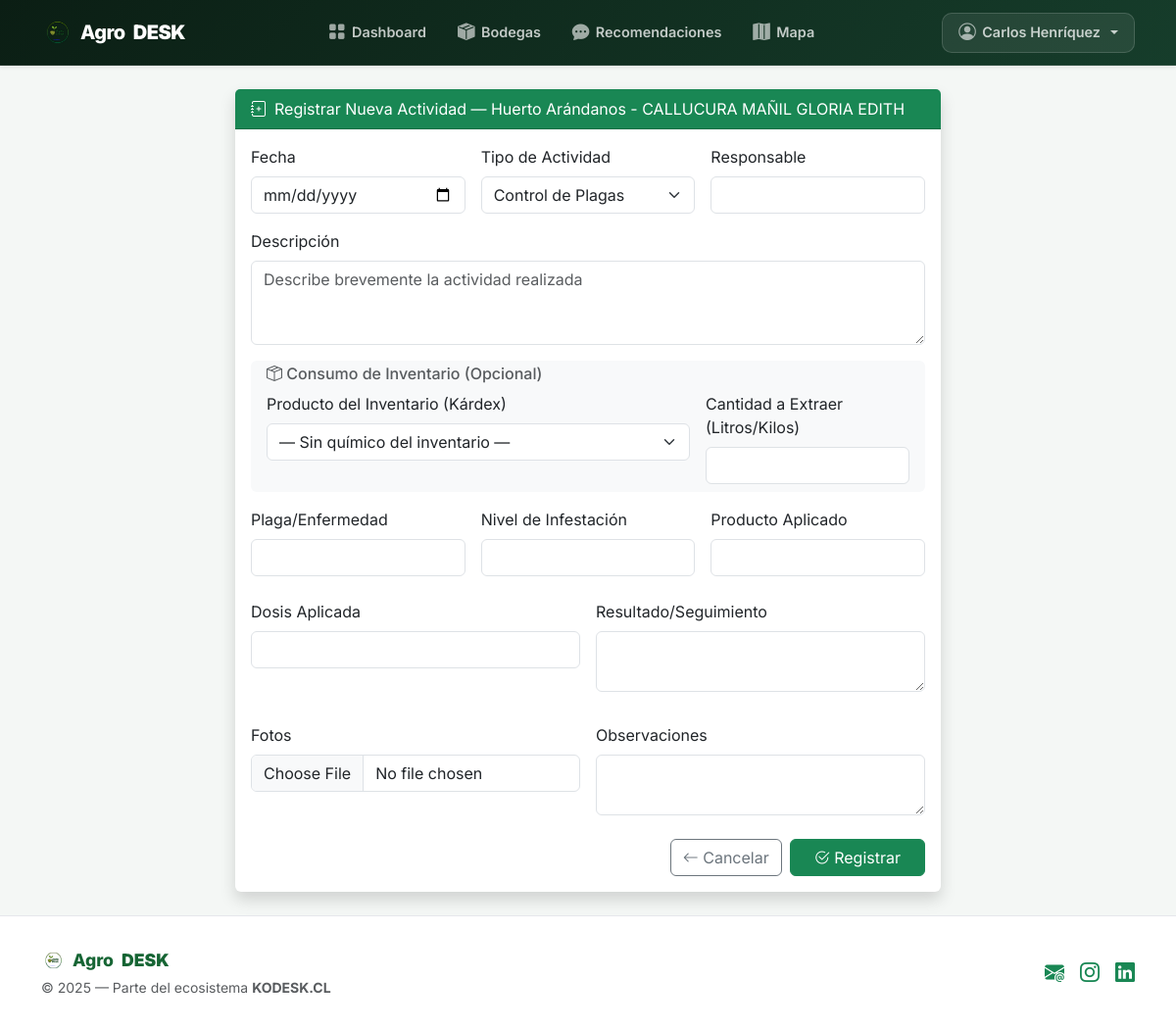
The app's page /admin/huerto/60/registrar_actividad (signed in) with its own data.
### app/models.py (models this page shows, shortened)
@declarative_mixin
class TenantMixin:
    @declared_attr
    def empresa_id(cls):
        return db.Column(db.Integer, db.ForeignKey("empresas.id"), nullable=False, index=True)

class User(db.Model, UserMixin, TenantMixin):
    __tablename__ = "users"
    id = db.Column(db.Integer, primary_key=True)
    name = db.Column(db.String(100), nullable=False)
    email = db.Column(db.String(150), nullable=False, index=True)
    telefono = db.Column(db.String(20))  # Nuevo campo de teléfono
    password = db.Column(db.String(200), nullable=False)
    role = db.Column(db.String(20), nullable=False, index=True)  # "admin" | "tecnico"
    created_by = db.Column(db.Integer, db.ForeignKey("users.id"))
    __table_args__ = (
        UniqueConstraint("empresa_id", "email", name="uq_user_email_empresa"),
    )
    creador = db.relationship("User", remote_side=[id], backref="tecnicos_creados")
    huertos_asignados = db.relationship("Huerto", back_populates="responsable", lazy=True)
    bodegas_asignadas = db.relationship(
        "Bodega",
        secondary=tecnico_bodega,
        back_populates="tecnicos_asignados",
        lazy="dynamic",
    )

class Huerto(db.Model, TenantMixin):
    __tablename__ = "huertos"
    id = db.Column(db.Integer, primary_key=True)
    nombre = db.Column(db.String(120), nullable=False)
    ubicacion = db.Column(db.String(200))
    superficie_ha = db.Column(db.Float)
    tipo_cultivo = db.Column(db.String(120))
    fecha_siembra = db.Column(db.Date)
    propietario = db.Column(db.String(120))
    rut = db.Column(db.String(20))
    codigo_productor = db.Column(db.String(50))
    localidad = db.Column(db.String(100))
    comuna = db.Column(db.String(100))
    provincia = db.Column(db.String(100))
    region = db.Column(db.String(100))
    distrito_agroclimatico = db.Column(db.String(100))
    telefono = db.Column(db.String(20))
    administrador = db.Column(db.String(120))
    encargado_huerto = db.Column(db.String(120))
    direccion = db.Column(db.String(250))
    empresas = db.Column(db.Text)  # Opcional - múltiples empresas separadas por coma
    exportadoras = db.Column(db.Text)  # Opcional - múltiples exportadoras separadas por coma
    responsable_id = db.Column(db.Integer, db.ForeignKey("users.id"))
    responsable = db.relationship("User", back_populates="huertos_asignados")
    center_lat = db.Column(Float)
    center_lng = db.Column(Float)
    bounds_geojson = db.Column(Text)
    bodegas = db.relationship("Bodega", back_populates="huerto", lazy=True)
    actividades_huerto = db.relationship(
        "ActividadHuerto", back_populates="huerto", cascade="all, delete-orphan", lazy=True
    )
    parcelas = db.relationship("Parcela", back_populates="huerto", cascade="all, delete-orphan", lazy=True)
    actividades_geo = db.relationship("ActividadCampo", back_populates="huerto", cascade="all, delete-orphan", lazy=True)

### app/routes/admin.py (the view, shortened to what this page needs)
@admin_bp.route("/huerto/<int:huerto_id>/registrar_actividad", methods=["GET", "POST"])
@login_required
@admin_required
def registrar_actividad_huerto(huerto_id):
    huerto = (
        Huerto.query.filter_by(id=huerto_id, empresa_id=current_user.empresa_id)
        .join(User, Huerto.responsable_id == User.id)
        .filter((Huerto.responsable_id.is_(None)) | (User.created_by == current_user.id))
        .first_or_404()
    )
    form = RegistrarActividadForm()
    quimicos_disponibles = Quimico.query.join(Bodega).filter(Bodega.empresa_id == current_user.empresa_id).all()
    form.quimico_id.choices = [(0, "— Sin químico del inventario —")] + [(q.id, f"{q.nombre} (Stock: {q.cantidad_litros})") for q in quimicos_disponibles]
    return render_template("admin/registrar_actividad.html", form=form, huerto=huerto)

### app/routes/admin.py (called while the page is built)
def admin_required(f):
    @wraps(f)
    def decorated(*args, **kwargs):
        if not current_user.is_authenticated or current_user.role != "admin":
            flash("Acceso solo permitido a administradores.", "danger")
            return redirect(url_for("auth.login"))
        return f(*args, **kwargs)
    return decorated

@admin_bp.app_context_processor
def inject_timeline_utils():
    def tipo_color(tipo):
        return {
            "fertilizacion": "bg-fertilizacion",
            "riego": "bg-riego",
            "poda": "bg-poda",
            "cosecha": "bg-cosecha",
            "control_plagas": "bg-control_plagas",
            "otra": "bg-otra",
        }.get(tipo, "bg-otra")
    def tipo_icono(tipo):
        return {
            "fertilizacion": "bi-droplet-half",
            "riego": "bi-water",
            "poda": "bi-scissors",
            "cosecha": "bi-basket",
            "control_plagas": "bi-bug",
            "otra": "bi-gear",
        }.get(tipo, "bi-gear")
    return dict(tipo_color=tipo_color, tipo_icono=tipo_icono)

### app/templates/admin/registrar_actividad.html (shortened to what this page needs)
{% extends "base.html" %}
{% block content %}
<div class="container py-4">
  <div class="row justify-content-center">
    <div class="col-lg-8">
      <div class="card shadow border-0">
        <div class="card-header bg-success text-white d-flex align-items-center">
          <i class="bi bi-journal-plus me-2"></i>
          <span>Registrar Nueva Actividad — {{ huerto.nombre }}</span>
        </div>
        <div class="card-body">
          <form method="POST" enctype="multipart/form-data" autocomplete="off">
            <div class="row g-3">
              <div class="col-md-4">
                {{ form.fecha.label(class="form-label") }}
                {{ form.fecha(class="form-control") }}
              </div>
              <div class="col-md-4">
                {{ form.tipo.label(class="form-label") }}
                {{ form.tipo(class="form-select", id="tipo-actividad") }}
              </div>
              <div class="col-md-4">
                {{ form.responsable.label(class="form-label") }}
                {{ form.responsable(class="form-control") }}
              </div>
            </div>
            <div class="mb-3 mt-3">
              {{ form.descripcion.label(class="form-label") }}
              {{ form.descripcion(class="form-control", rows="3", placeholder="Describe brevemente la actividad realizada") }}
            </div>
            <div class="card bg-light mb-3 border-0">
              <div class="card-body py-2">
                <h6 class="card-subtitle mb-2 text-muted"><i class="bi bi-box-seam"></i> Consumo de Inventario (Opcional)</h6>
                <div class="row g-3">
                  <div class="col-md-8">
                    {{ form.quimico_id.label(class="form-label") }}
                    {{ form.quimico_id(class="form-select") }}
                  </div>
                  <div class="col-md-4">
                    {{ form.cantidad_aplicada.label(class="form-label") }}
                    {{ form.cantidad_aplicada(class="form-control", type="number", step="0.01") }}
                  </div>
                </div>
              </div>
            </div>
            <div id="plagas-campos" style="display: none;">
              <div class="row g-3">
                <div class="col-md-4">
                  {{ form.plaga.label(class="form-label") }}
                  {{ form.plaga(class="form-control") }}
                </div>
                <div class="col-md-4">
                  {{ form.nivel_infestacion.label(class="form-label") }}
                  {{ form.nivel_infestacion(class="form-control") }}
                </div>
                <div class="col-md-4">
                  {{ form.producto.label(class="form-label") }}
                  {{ form.producto(class="form-control") }}
                </div>
              </div>
              <div class="row g-3 mt-2">
                <div class="col-md-6">
                  {{ form.dosis.label(class="form-label") }}
                  {{ form.dosis(class="form-control") }}
                </div>
                <div class="col-md-6">
                  {{ form.resultado.label(class="form-label") }}
                  {{ form.resultado(class="form-control") }}
                </div>
              </div>
            </div>
            <div class="row g-3 mt-3">
              <div class="col-md-6">
                {{ form.fotos.label(class="form-label") }}
                {{ form.fotos(class="form-control") }}
              </div>
              <div class="col-md-6">
                {{ form.observaciones.label(class="form-label") }}
                {{ form.observaciones(class="form-control") }}
              </div>
            </div>
            <div class="d-flex justify-content-end gap-2 mt-4">
              <a href="{{ url_for('tecnico.bitacora_huerto', huerto_id=huerto.id) }}" class="btn btn-outline-secondary">
                <i class="bi bi-arrow-left"></i> Cancelar
              </a>
              <button type="submit" class="btn btn-success px-4">
                <i class="bi bi-check2-circle"></i> Registrar
              </button>
            </div>
          </form>
        </div>
      </div>
    </div>
  </div>
</div>
{% endblock %}

### app/templates/base.html (shortened to what this page needs)
<!DOCTYPE html>
<html lang="es">
<head>
  <link href="https://cdn.jsdelivr.net/npm/bootstrap@5.3.0/dist/css/bootstrap.min.css" rel="stylesheet">
  <link href="https://cdn.jsdelivr.net/npm/bootstrap-icons@1.11.3/font/bootstrap-icons.css" rel="stylesheet">
  <link rel="stylesheet" href="https://cdn.datatables.net/1.13.4/css/dataTables.bootstrap5.min.css">
  <link rel="stylesheet" href="https://unpkg.com/leaflet@1.9.4/dist/leaflet.css"/>
  <link rel="stylesheet" href="https://unpkg.com/leaflet-draw@1.0.4/dist/leaflet.draw.css"/>
</head>
<body>
<nav class="navbar navbar-expand-lg navbar-agro sticky-top shadow-sm">
  <div class="container">
    <a class="navbar-brand" href="{{ url_for('main.index') }}">
      <img src="{{ url_for('static', filename='img/logoagrodesk.svg') }}" alt="AgroDesk Logo" style="width: 32px; height: 32px; object-fit: contain;">
      Agro<b>DESK</b>
    </a>
    <div class="collapse navbar-collapse" id="navbarNav">
      <ul class="navbar-nav mx-auto">
        {% if current_user.is_authenticated %}
          {% if current_user.role == 'admin' %}
            <li class="nav-item"><a class="nav-link" href="{{ url_for('admin.admin_dashboard') }}"><i class="bi bi-grid-fill"></i> Dashboard</a></li>
            <li class="nav-item"><a class="nav-link" href="{{ url_for('admin.listar_bodegas') }}"><i class="bi bi-box-seam-fill"></i> Bodegas</a></li>
            <li class="nav-item"><a class="nav-link" href="{{ url_for('admin.recomendar') }}"><i class="bi bi-chat-dots-fill"></i> Recomendaciones</a></li>
            <li class="nav-item"><a class="nav-link" href="{{ url_for('geo.mapa') }}"><i class="bi bi-map-fill"></i> Mapa</a></li>
          {% endif %}
        {% endif %}
      </ul>
      <ul class="navbar-nav align-items-center">
        {% if current_user.is_authenticated %}
          <li class="nav-item dropdown user-dropdown">
            <a class="nav-link dropdown-toggle" href="#" id="navbarUser" data-bs-toggle="dropdown">
              <i class="bi bi-person-circle"></i> {{ current_user.name }}
            </a>
          </li>
        {% else %}
          <li class="nav-item">
            <a class="nav-link" href="{{ url_for('auth.login') }}"><i class="bi bi-box-arrow-in-right"></i> Iniciar sesión</a>
          </li>
        {% endif %}
      </ul>
    </div>
  </div>
</nav>
<main class="flex-grow-1">
  <div class="container">
    {% block content %}{% endblock %}
  </div>
</main>
<footer class="mt-auto">
  <div class="container">
    <div class="d-flex flex-column flex-md-row justify-content-between align-items-center">
      <div class="mb-3 mb-md-0">
        <a href="{{ url_for('main.index') }}" class="footer-brand d-flex align-items-center gap-2">
          <img src="{{ url_for('static', filename='img/logoagrodesk.svg') }}" alt="Logo" style="width: 24px; height: 24px;">
          Agro<b>DESK</b>
        </a>
        <div class="small text-muted mt-1">
          &copy; {{ current_year or "2025" }} — Parte del ecosistema <strong>KODESK.CL</strong>
        </div>
      </div>
      <div class="d-flex gap-3">
        <a href="mailto:contacto@agrosmart.cl" class="text-success fs-5" title="Contáctanos">
          <i class="bi bi-envelope-at-fill"></i>
        </a>
        <a href="https://www.instagram.com/" target="_blank" class="text-success fs-5" title="Instagram">
          <i class="bi bi-instagram"></i>
        </a>
        <a href="https://www.linkedin.com/" target="_blank" class="text-success fs-5" title="LinkedIn">
          <i class="bi bi-linkedin"></i>
        </a>
      </div>
    </div>
  </div>
</footer>
</body>
</html>

### app/templates/base.html (style rules this page uses)
.card { transition: transform .15s ease-in-out; }
html, body { height: 100%; font-family: 'Inter', sans-serif; }
body { background: #f4f7f5; min-height: 100vh; display: flex; flex-direction: column; }
main { flex: 1 0 auto; }
.navbar-agro { background: linear-gradient(135deg, #0b1e14 0%, #163d2b 100%); border-bottom: 1px solid rgba(255,255,255,0.1); backdrop-filter: blur(10px); padding: 0.75rem 0; box-shadow: 0 4px 20px rgba(0,0,0,0.15); }
.navbar-brand { font-weight: 800; font-size: 1.25rem; letter-spacing: -0.5px; display: flex; align-items: center; gap: 0.5rem; color: #fff !important; }
.nav-link { color: rgba(255,255,255,0.75) !important; font-weight: 600; font-size: 0.9rem; padding: 0.5rem 1rem !important; border-radius: 8px; transition: all 0.2s ease; display: flex; align-items: center; gap: 0.4rem; }
.nav-link i { font-size: 1.1rem; opacity: 0.8; }
.user-dropdown .dropdown-toggle { background: rgba(255,255,255,0.08); border: 1px solid rgba(255,255,255,0.15); border-radius: 10px; padding: 0.4rem 1rem !important; }
footer { flex-shrink: 0; background: #fff; border-top: 1px solid #e5e7eb; color: #6b7280; padding: 2rem 0; }
.footer-brand { color: #166534; font-weight: 800; font-size: 1.1rem; text-decoration: none; }

### records on screen
User: name "Carlos Henríquez"
Huerto: nombre "Huerto Arándanos - CALLUCURA MAÑIL GLORIA EDITH"

### other values on screen
{{ current_year or "2025" }} "2025"
